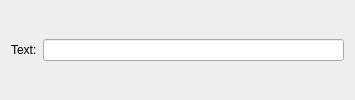
<ui version="4.0" >
 <class>Config</class>
 <widget class="QWidget" name="Config" >
  <property name="geometry" >
   <rect>
    <x>0</x>
    <y>0</y>
    <width>355</width>
    <height>100</height>
   </rect>
  </property>
  <layout class="QHBoxLayout" name="horizontalLayout" >
   <item>
    <widget class="QLabel" name="label" >
     <property name="text" >
      <string>Text:</string>
     </property>
    </widget>
   </item>
   <item>
    <widget class="QLineEdit" name="text" />
   </item>
  </layout>
 </widget>
 <resources/>
 <connections/>
</ui>
